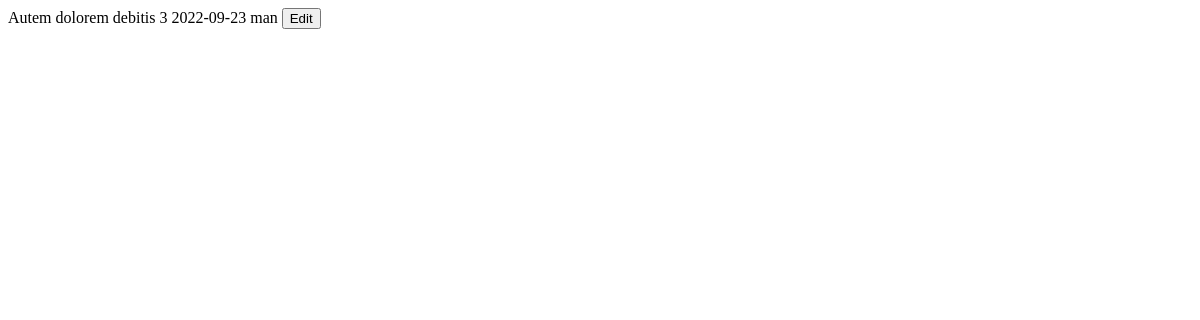
Before: /ked/keds/ (signed in) with the older database file.
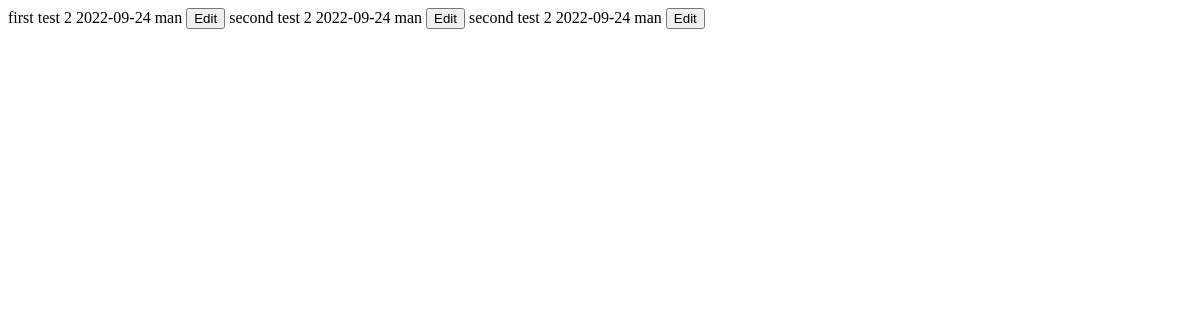
After: the same page with the newer database file.
### ked/models.py (models this page shows, shortened)
class Ked(BaseModel, SoftDeleteModel):
    title     = models.CharField(max_length=500)

### users/models.py (models this page shows, shortened)
class MyUser(AbstractBaseUser, PermissionsMixin):
    email = models.EmailField(_('email address'), unique=True)
    username = models.CharField(_('username'), max_length=250, unique=True)
    first_name = models.CharField(_('first name'), max_length=50, blank=True)
    last_name = models.CharField(_('last name'), max_length=50, blank=True)
    date_joined = models.DateTimeField(_('date joined'), auto_now_add=True)
    is_active = models.BooleanField(_('active'), default=True)
    is_staff = models.BooleanField(default=False)
    is_superuser = models.BooleanField(default=False)
    avatar = models.ImageField(upload_to='avatars/', null=True, blank=True)
    is_MANAGER= models.BooleanField(default=False)
    is_RESERVATION= models.BooleanField(default=False)
    is_ACCOUNTANT= models.BooleanField(default=False)
    is_CUSTOMER= models.BooleanField(default=False)
    objects = UserManager()
    company    = models.ForeignKey(Company, blank=True, null=True, on_delete=models.SET_NULL)
    sub_customer   = models.ForeignKey(Customer, null=True,blank=True, on_delete=models.SET_NULL, related_name='sub_customer')
    USERNAME_FIELD = 'username'
    REQUIRED_FIELDS = ['email']
    class Meta:
        verbose_name = _('user')
        verbose_name_plural = _('users')

### ked/views.py (the view)
# urls.py: path('keds/', ked_list, name='ked_list'),
def ked_list(request):
    company = request.user.company
    keds = Ked.objects.filter(company=company)
    return render(request, 'ked/ked_list.html', {
        'keds':keds
    })

### common/managers.py (called while the page is built)
    def get_queryset(self):
        return super(SoftDeleteManager,self).get_queryset().filter(is_deleted=False)

    def filter(self, *args, **kwargs):
        if 'pk' in  kwargs:
            return self.all_with_deleted().filter(*args, **kwargs)
        return self.get_queryset().filter(*args, **kwargs)

### ked/templates/ked/ked_list.html
{% for ked in keds %}
<tr id="ked-{{ ked.pk }}" class="ked-row">
    <td>{{ ked.title  }}</td>
    <td>{{ ked.updated_at|date:"Y-m-d"   }}</td>
    <td>{{ ked.author  }}</td>
    <td>
    <button class="btn btn-primary btn-sm" hx-get="{% url 'edit_ked' pk=ked.pk %}" hx-target="#dialog">Edit</button>
  </td>
</tr>
{% endfor %}

Changed rows visible on the page:
removed Ked: title "Autem dolorem debitis 3", updated_at "2022-09-23", author "man"
added Ked: title "first test 2", updated_at "2022-09-24", author "man"
added Ked: title "second test 2", updated_at "2022-09-24", author "man"
added Ked: title "second test 2", updated_at "2022-09-24", author "man"
